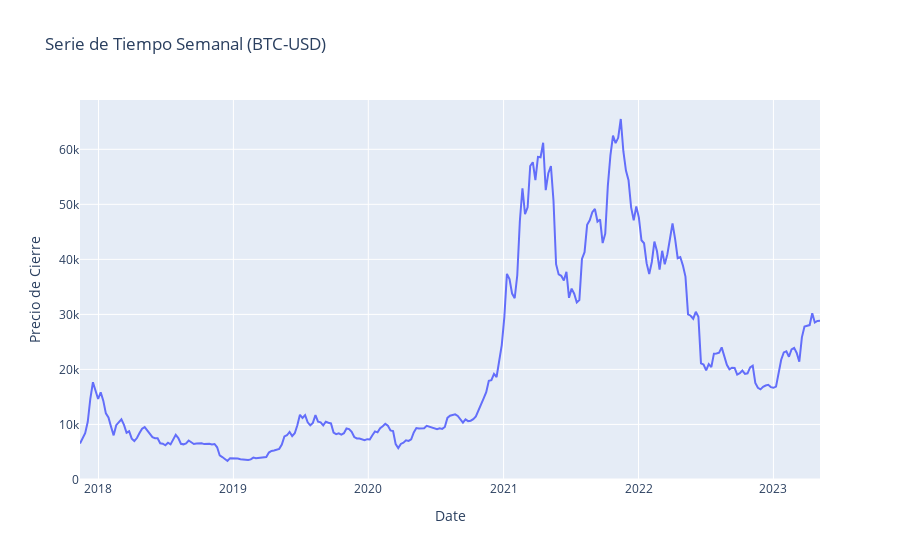
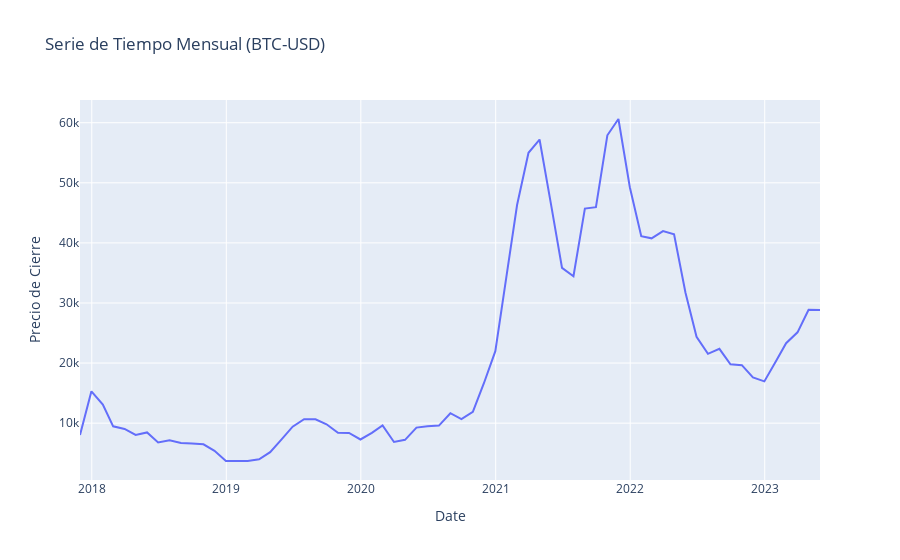
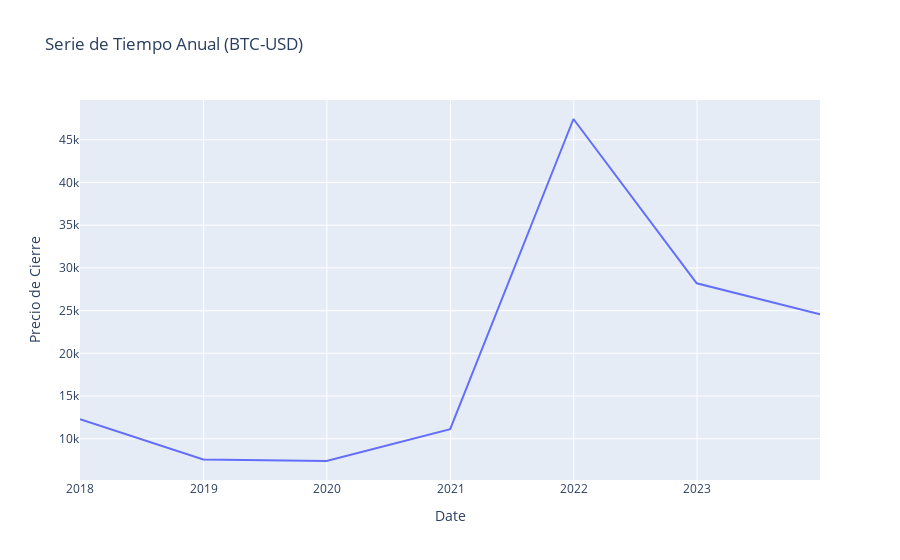

These figures' notebook cell, in order:
### Markdown cell above
Ahora presentamos un código que realiza un análisis de los precios del Bitcoin en relación con el dólar estadounidense, estructurando la información de manera temporal para observar tendencias a largo plazo. A través de la agrupación de datos en intervalos semanales, mensuales y anuales, se calcula el precio medio del Bitcoin, permitiendo una evaluación clara de su comportamiento a lo largo del tiempo. Posteriormente, se generan gráficos lineales para visualizar estas tendencias. Este enfoque simplificado facilita la comprensión de la evolución del valor del Bitcoin, siendo una herramienta valiosa para informar decisiones financieras o de inversión.

### Code cell
btc_weekly = btc_data.resample('W').mean()
btc_monthly = btc_data.resample('ME').mean()
btc_yearly = btc_data.resample('YE').mean()

fig_weekly = px.line(btc_weekly, x=btc_weekly.index, y='Close',
                     title='Serie de Tiempo Semanal (BTC-USD)',
                     labels={'x':'Fecha', 'Close':'Precio de Cierre'})

fig_monthly = px.line(btc_monthly, x=btc_monthly.index, y='Close',
                      title='Serie de Tiempo Mensual (BTC-USD)',
                      labels={'x':'Fecha', 'Close':'Precio de Cierre'})

fig_yearly = px.line(btc_yearly, x=btc_yearly.index, y='Close',
                     title='Serie de Tiempo Anual (BTC-USD)',
                     labels={'x':'Fecha', 'Close':'Precio de Cierre'})
fig_weekly.show()
fig_monthly.show()
fig_yearly.show()

### Figure 1 — Plotly figure (JSON) as saved in the notebook; plotly's stock layout.template omitted (floating-point values rounded to 4 significant figures; data arrays with more than 128 entries replaced by an {"elided": "..."} marker saying what was removed)
{"data": [{"hovertemplate": "Date=%{x}<br>Precio de Cierre=%{y}<extra></extra>", "legendgroup": "", "line": {"color": "#636efa", "dash": "solid"}, "marker": {"symbol": "circle"}, "mode": "lines", "name": "", "orientation": "v", "showlegend": false, "type": "scatter", "x": {"elided": "287 str values"}, "xaxis": "x", "y": {"elided": "287 float values"}, "yaxis": "y"}], "layout": {"legend": {"tracegroupgap": 0}, "title": {"text": "Serie de Tiempo Semanal (BTC-USD)"}, "xaxis": {"anchor": "y", "domain": [0, 1], "title": {"text": "Date"}}, "yaxis": {"anchor": "x", "domain": [0, 1], "title": {"text": "Precio de Cierre"}}}}

### Figure 2 — Plotly figure (JSON) as saved in the notebook; plotly's stock layout.template omitted (floating-point values rounded to 4 significant figures)
{"data": [{"hovertemplate": "Date=%{x}<br>Precio de Cierre=%{y}<extra></extra>", "legendgroup": "", "line": {"color": "#636efa", "dash": "solid"}, "marker": {"symbol": "circle"}, "mode": "lines", "name": "", "orientation": "v", "showlegend": false, "type": "scatter", "x": ["2017-11-30T00:00:00", "2017-12-31T00:00:00", "2018-01-31T00:00:00", "2018-02-28T00:00:00", "2018-03-31T00:00:00", "2018-04-30T00:00:00", "2018-05-31T00:00:00", "2018-06-30T00:00:00", "2018-07-31T00:00:00", "2018-08-31T00:00:00", "2018-09-30T00:00:00", "2018-10-31T00:00:00", "2018-11-30T00:00:00", "2018-12-31T00:00:00", "2019-01-31T00:00:00", "2019-02-28T00:00:00", "2019-03-31T00:00:00", "2019-04-30T00:00:00", "2019-05-31T00:00:00", "2019-06-30T00:00:00", "2019-07-31T00:00:00", "2019-08-31T00:00:00", "2019-09-30T00:00:00", "2019-10-31T00:00:00", "2019-11-30T00:00:00", "2019-12-31T00:00:00", "2020-01-31T00:00:00", "2020-02-29T00:00:00", "2020-03-31T00:00:00", "2020-04-30T00:00:00", "2020-05-31T00:00:00", "2020-06-30T00:00:00", "2020-07-31T00:00:00", "2020-08-31T00:00:00", "2020-09-30T00:00:00", "2020-10-31T00:00:00", "2020-11-30T00:00:00", "2020-12-31T00:00:00", "2021-01-31T00:00:00", "2021-02-28T00:00:00", "2021-03-31T00:00:00", "2021-04-30T00:00:00", "2021-05-31T00:00:00", "2021-06-30T00:00:00", "2021-07-31T00:00:00", "2021-08-31T00:00:00", "2021-09-30T00:00:00", "2021-10-31T00:00:00", "2021-11-30T00:00:00", "2021-12-31T00:00:00", "2022-01-31T00:00:00", "2022-02-28T00:00:00", "2022-03-31T00:00:00", "2022-04-30T00:00:00", "2022-05-31T00:00:00", "2022-06-30T00:00:00", "2022-07-31T00:00:00", "2022-08-31T00:00:00", "2022-09-30T00:00:00", "2022-10-31T00:00:00", "2022-11-30T00:00:00", "2022-12-31T00:00:00", "2023-01-31T00:00:00", "2023-02-28T00:00:00", "2023-03-31T00:00:00", "2023-04-30T00:00:00", "2023-05-31T00:00:00"], "xaxis": "x", "y": [8042.0, 15290.0, 13090.0, 9472.0, 9041.0, 8034.0, 8451.0, 6794.0, 7146.0, 6700.0, 6611.0, 6485.0, 5404.0, 3717.0, 3702.0, 3712.0, 3976.0, 5178.0, 7310.0, 9416.0, 10670.0, 10640.0, 9814.0, 8412.0, 8374.0, 7284.0, 8389.0, 9631.0, 6871.0, 7224.0, 9263.0, 9489.0, 9590.0, 11650.0, 10660.0, 11890.0, 16650.0, 21980.0, 34760.0, 46310.0, 55000.0, 57210.0, 46440.0, 35850.0, 34440.0, 45710.0, 45940.0, 57910.0, 60620.0, 49260.0, 41110.0, 40760.0, 41970.0, 41440.0, 31710.0, 24380.0, 21540.0, 22370.0, 19800.0, 19650.0, 17600.0, 16950.0, 20250.0, 23300.0, 25120.0, 28860.0, 28840.0], "yaxis": "y"}], "layout": {"legend": {"tracegroupgap": 0}, "title": {"text": "Serie de Tiempo Mensual (BTC-USD)"}, "xaxis": {"anchor": "y", "domain": [0, 1], "title": {"text": "Date"}}, "yaxis": {"anchor": "x", "domain": [0, 1], "title": {"text": "Precio de Cierre"}}}}

### Figure 3 — Plotly figure (JSON) as saved in the notebook; plotly's stock layout.template omitted (floating-point values rounded to 4 significant figures)
{"data": [{"hovertemplate": "Date=%{x}<br>Precio de Cierre=%{y}<extra></extra>", "legendgroup": "", "line": {"color": "#636efa", "dash": "solid"}, "marker": {"symbol": "circle"}, "mode": "lines", "name": "", "orientation": "v", "showlegend": false, "type": "scatter", "x": ["2017-12-31T00:00:00", "2018-12-31T00:00:00", "2019-12-31T00:00:00", "2020-12-31T00:00:00", "2021-12-31T00:00:00", "2022-12-31T00:00:00", "2023-12-31T00:00:00"], "xaxis": "x", "y": [12280.0, 7572.0, 7395.0, 11120.0, 47440.0, 28200.0, 24590.0], "yaxis": "y"}], "layout": {"legend": {"tracegroupgap": 0}, "title": {"text": "Serie de Tiempo Anual (BTC-USD)"}, "xaxis": {"anchor": "y", "domain": [0, 1], "title": {"text": "Date"}}, "yaxis": {"anchor": "x", "domain": [0, 1], "title": {"text": "Precio de Cierre"}}}}
